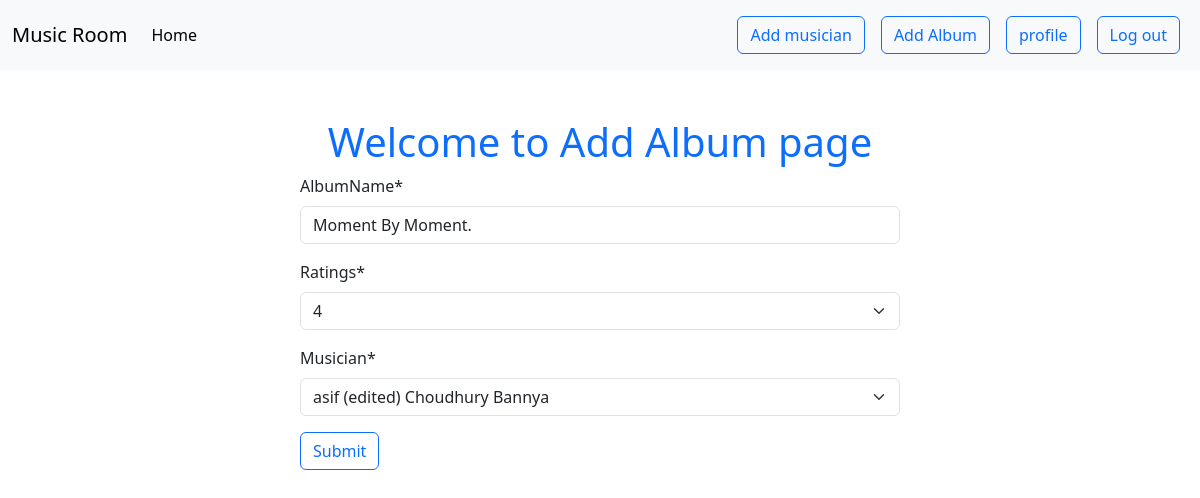
Screenshot of /album/edit/7/ (signed in) with the database file from the repository.
### album/models.py (models this page shows, shortened)
class addAlbumModel(models.Model):
    AlbumName = models.CharField(max_length=100)
    release_date=models.DateTimeField(auto_now_add=True)
    rating_choices=(
    ("1", "1"),
    ("2", "2"),
    ("3", "3"),
    ("4", "4"),
    ("5", "5"),
)
    ratings=models.CharField(choices=rating_choices, max_length=1)
    musician=models.ForeignKey(musicianModel,on_delete=models.CASCADE)

### album/views.py (the view)
# urls.py: path("edit/<int:id>/",views.editView.as_view(), name="edit_album"),
@method_decorator(login_required, name='dispatch')
class editView(UpdateView):
    model=addAlbumModel
    form_class=forms.albumForm
    template_name="addAlbum.html"
    success_url=reverse_lazy('profile')
    pk_url_kwarg="id"

### album/forms.py
class albumForm(forms.ModelForm):
    class Meta:
        model = models.addAlbumModel
        fields = '__all__'

### musician/models.py (called while the page is built)
    def __str__(self):
        return f"{self.first_name} {self.last_name}"

### album/templates/addAlbum.html (shortened to what this page needs)
{% extends 'base.html' %}
{% load crispy_forms_tags %}
{% block content %}
<h1 class="text-primary text-center mt-5">Welcome to Add Album page</h1>
<form action="" method="post" style="width: 50%; margin: auto;">
    {{form | crispy}}
    <button type="submit" class="btn btn-outline-primary mb-5">Submit</button>
</form>
{% endblock %}

### rows the page displays
addAlbumModel: AlbumName "Moment By Moment.", ratings "4", musician "asif (edited) Choudhury Bannya"
